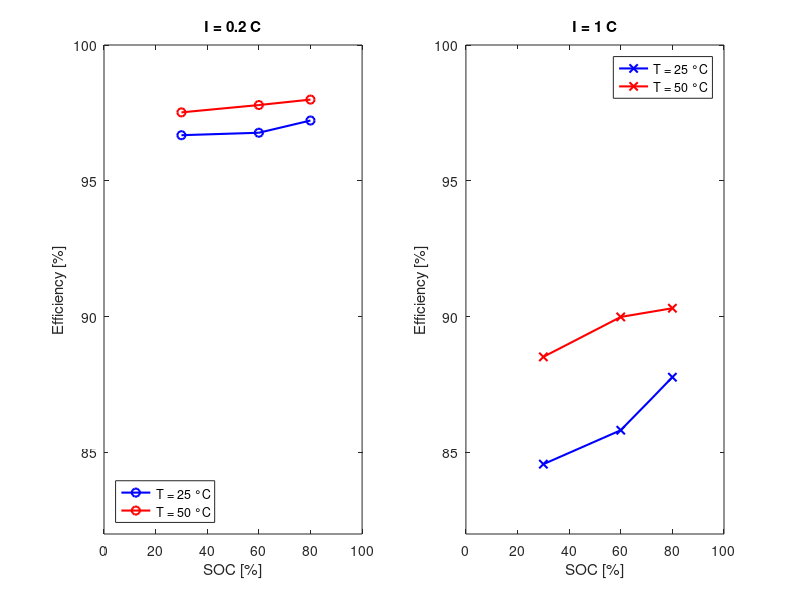

The MATLAB source for this figure:
SOC = [30, 60, 80];

Efficiency_25_02C = [96.68, 96.77, 97.22];
Efficiency_25_1C = [84.57, 85.82, 87.77];
Efficiency_50_02C = [97.52, 97.79, 97.99];
Efficiency_50_1C = [88.52, 89.99, 90.31];

% Plot SOC vs Efficiency for I = 0.2 C
subplot(1, 2, 1);
plot(SOC, Efficiency_25_02C, 'bo-', 'LineWidth', 1.5);
hold on
plot(SOC, Efficiency_50_02C, 'ro-', 'LineWidth', 1.5);
xlabel('SOC [%]');
ylabel('Efficiency [%]');
title('I = 0.2 C');
legend('T = 25 °C', 'T = 50 °C','Location', 'southwest');
xlim([0 100]);
ylim([82 100]);
xticks(0:20:100);
hold off

% Plot SOC vs Efficiency for I = 1 C
subplot(1, 2, 2);
plot(SOC, Efficiency_25_1C, 'bx-', 'LineWidth', 1.5);
hold on
plot(SOC, Efficiency_50_1C, 'rx-', 'LineWidth', 1.5);
xlabel('SOC [%]');
ylabel('Efficiency [%]');
title('I = 1 C');
legend('T = 25 °C', 'T = 50 °C','Location', 'northeast');
xlim([0 100]);
ylim([82 100]);
xticks(0:20:100);
hold off